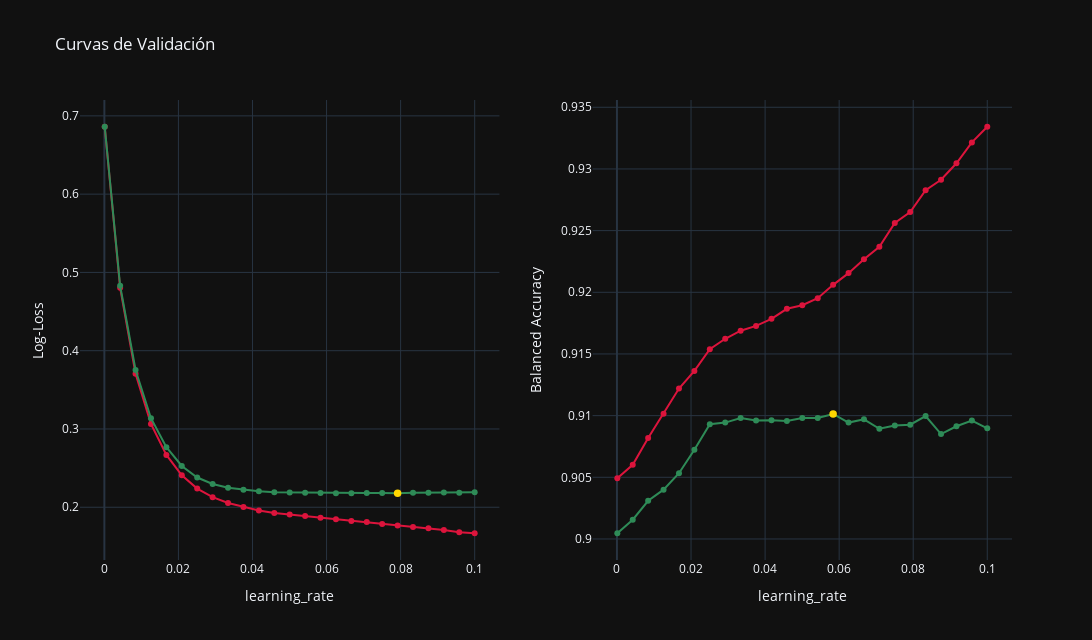
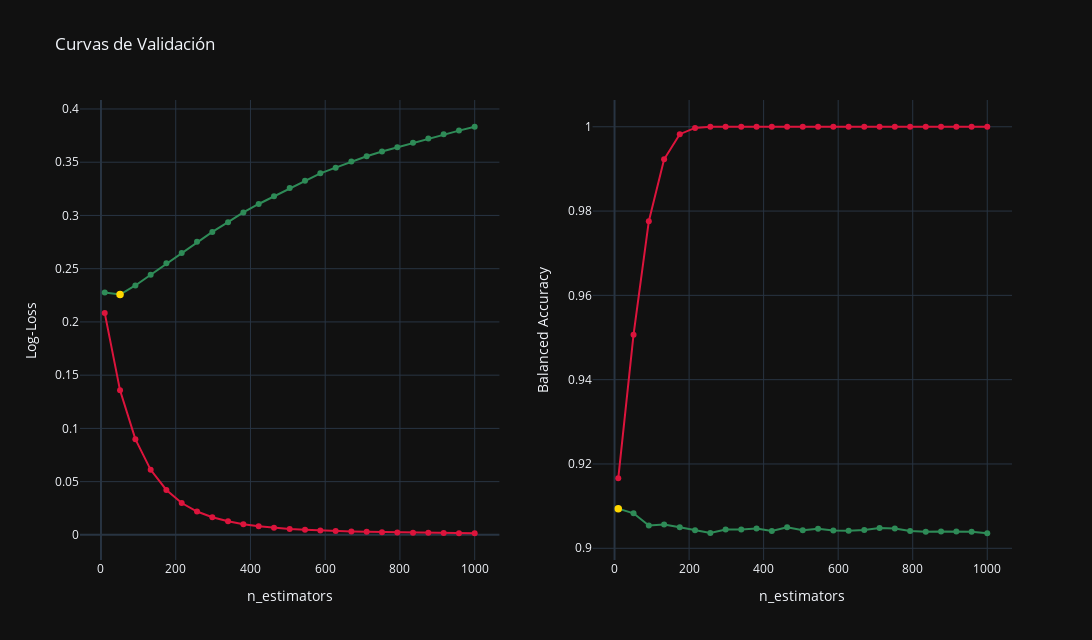
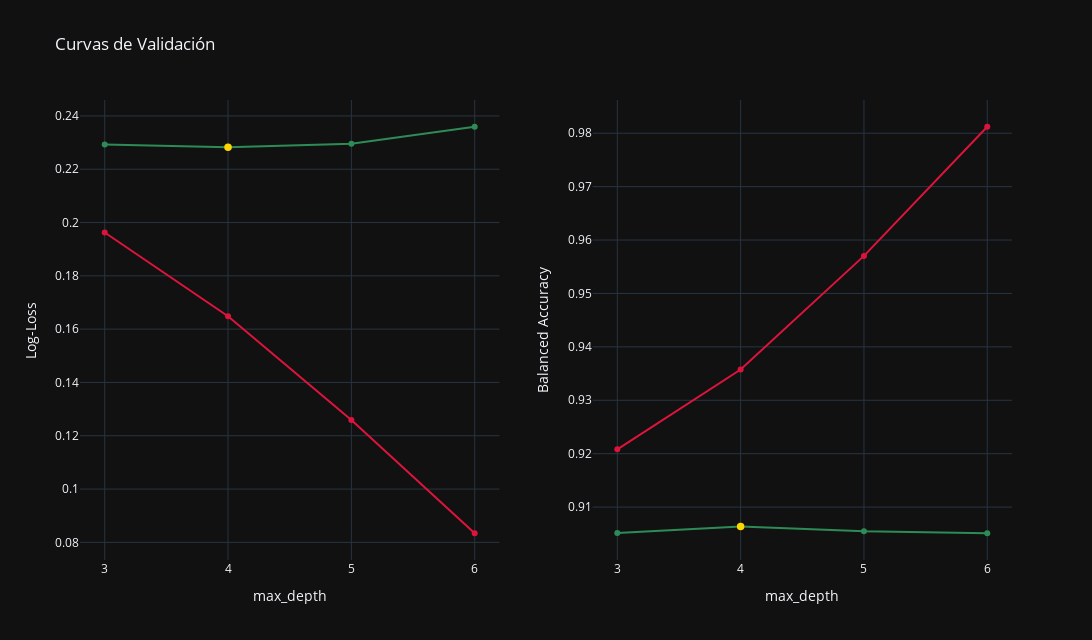
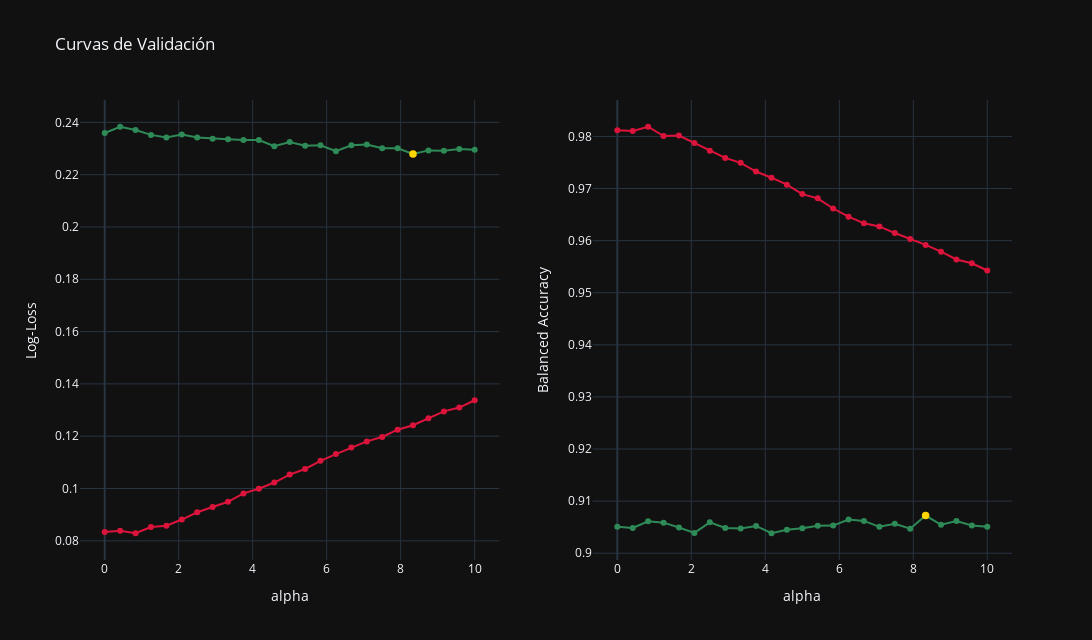

The cell these charts' notebook holds for them, in order:
### Code cell
# CURVAS DE VALIDACIÓN
# ==================================================
import numpy as np
import plotly.graph_objects as go
from plotly.subplots import make_subplots
from sklearn.datasets import make_classification
from sklearn.model_selection import cross_validate
from sklearn.metrics import make_scorer, log_loss
import xgboost as xgb

# Generar un conjunto de datos de clasificación sintético
X, y = make_classification(
    n_samples=30000, 
    n_features=20, 
    n_classes=2, 
    random_state=42
)

# Espacio de Hiperparámetros
valores_linealmente_separados = 25
hyperparameters = {
    'learning_rate': np.linspace(1e-4, 1e-1, valores_linealmente_separados),
    'n_estimators': np.linspace(10, 1000, valores_linealmente_separados, dtype=int),
    'max_depth': np.arange(3, 7, 1),
    'alpha': np.linspace(0, 10, valores_linealmente_separados),
    'gamma': np.linspace(1e-3, 1e-1, valores_linealmente_separados),
    'lambda': np.linspace(1e-4, 1e-1, valores_linealmente_separados), 
    'subsample': np.linspace(0.5, 0.9, valores_linealmente_separados), 
    'colsample_bytree': np.linspace(0.5, 0.9, valores_linealmente_separados)
}

# Diccionarios para almacenar los mejores valores de hiperparámetros
best_values_log_loss = dict()
best_values_balanced_acc = dict()

# Iterar sobre cada hiperparámetro para evaluar y graficar
for hp_name, hp_values in hyperparameters.items():
    # Resultados para log-loss y balanced accuracy
    results_log_loss = np.zeros((len(hp_values), 4))
    results_balanced_acc = np.zeros((len(hp_values), 4))

    # Evaluación del modelo
    for i, value in enumerate(hp_values):
        kwargs = {hp_name: value}
        model = xgb.XGBClassifier(
            eval_metric='logloss', 
            tree_method='gpu_hist', 
            **kwargs
        )
        
        # Validación cruzada
        cv_results = cross_validate(
            model, 
            X, 
            y, 
            cv=10,
            scoring={'log_loss': make_scorer(log_loss, greater_is_better=False, needs_proba=True), 
                     'balanced_acc': 'balanced_accuracy'}, return_train_score=True,
            n_jobs=-1
        )
        
        results_log_loss[i] = -np.mean(cv_results['train_log_loss']), np.std(cv_results['train_log_loss']), \
                              -np.mean(cv_results['test_log_loss']), np.std(cv_results['test_log_loss'])
                              
        results_balanced_acc[i] = np.mean(cv_results['train_balanced_acc']), np.std(cv_results['train_balanced_acc']), \
                                  np.mean(cv_results['test_balanced_acc']), np.std(cv_results['test_balanced_acc'])

    mean_train_log_loss, std_train_log_loss, mean_valid_log_loss, std_valid_log_loss = results_log_loss.T
    mean_train_balanced_acc, std_train_balanced_acc, mean_valid_balanced_acc, std_valid_balanced_acc = results_balanced_acc.T

    # Encontrar valores óptimos
    min_log_loss_index = np.argmin(mean_valid_log_loss)
    max_balanced_acc_index = np.argmax(mean_valid_balanced_acc)
    best_values_log_loss[hp_name] = hp_values[min_log_loss_index]
    best_values_balanced_acc[hp_name] = hp_values[max_balanced_acc_index]

    # Creación de subplots
    fig = make_subplots(rows=1, cols=2, horizontal_spacing=0.1)

    # Subplot 1: Log-Loss
    fig.add_trace(go.Scatter(x=hp_values, y=mean_train_log_loss, name='Train set', mode='lines+markers', line=dict(color='crimson'), showlegend=False), row=1, col=1)
    fig.add_trace(go.Scatter(x=hp_values, y=mean_valid_log_loss, name='Validation set', mode='lines+markers', line=dict(color='seagreen'), showlegend=False), row=1, col=1)
    fig.add_trace(go.Scatter(x=[hp_values[min_log_loss_index]], y=[mean_valid_log_loss[min_log_loss_index]], name='Optimal value', mode='markers', marker=dict(color='gold', size=7.5), showlegend=False), row=1, col=1)
    fig.select_legends()

    # Subplot 2: Balanced Accuracy
    fig.add_trace(go.Scatter(x=hp_values, y=mean_train_balanced_acc, name='Train set', mode='lines+markers', line=dict(color='crimson'), showlegend=False), row=1, col=2)
    fig.add_trace(go.Scatter(x=hp_values, y=mean_valid_balanced_acc, name='Validation set', mode='lines+markers', line=dict(color='seagreen'), showlegend=False), row=1, col=2)
    fig.add_trace(go.Scatter(x=[hp_values[max_balanced_acc_index]], y=[mean_valid_balanced_acc[max_balanced_acc_index]], name='Optimal value', mode='markers', marker=dict(color='gold', size=7.5), showlegend=False), row=1, col=2)

    # Actualizar configuración del layout
    fig.update_layout(title=f'Curvas de Validación', template='plotly_dark', width=1640, height=640)
    fig.update_xaxes(title_text=f'\n{hp_name}', row=1, col=1)
    fig.update_yaxes(title_text='Log-Loss\n', row=1, col=1)
    fig.update_xaxes(title_text=f'\n{hp_name}', row=1, col=2)
    fig.update_yaxes(title_text='Balanced Accuracy\n', row=1, col=2)

    fig.show()

### Figure 1 — Plotly figure (JSON) as saved in the notebook; plotly's stock layout.template omitted (floating-point values rounded to 4 significant figures)
{"data": [{"line": {"color": "crimson"}, "mode": "lines+markers", "name": "Train set", "showlegend": false, "type": "scatter", "x": [0.0001, 0.004263, 0.008425, 0.01259, 0.01675, 0.02091, 0.02508, 0.02924, 0.0334, 0.03756, 0.04173, 0.04589, 0.05005, 0.05421, 0.05838, 0.06254, 0.0667, 0.07086, 0.07503, 0.07919, 0.08335, 0.08751, 0.09168, 0.09584, 0.1], "xaxis": "x", "y": [0.686, 0.4804, 0.3705, 0.3064, 0.2669, 0.2408, 0.2238, 0.2129, 0.2055, 0.2004, 0.1959, 0.1927, 0.1907, 0.1888, 0.1865, 0.1848, 0.1826, 0.1813, 0.1785, 0.1767, 0.1748, 0.1731, 0.1711, 0.1682, 0.1668], "yaxis": "y"}, {"line": {"color": "seagreen"}, "mode": "lines+markers", "name": "Validation set", "showlegend": false, "type": "scatter", "x": [0.0001, 0.004263, 0.008425, 0.01259, 0.01675, 0.02091, 0.02508, 0.02924, 0.0334, 0.03756, 0.04173, 0.04589, 0.05005, 0.05421, 0.05838, 0.06254, 0.0667, 0.07086, 0.07503, 0.07919, 0.08335, 0.08751, 0.09168, 0.09584, 0.1], "xaxis": "x", "y": [0.6861, 0.483, 0.3754, 0.3138, 0.2767, 0.2527, 0.238, 0.2297, 0.2249, 0.2224, 0.2204, 0.2192, 0.219, 0.2186, 0.2181, 0.218, 0.2178, 0.2182, 0.2182, 0.2178, 0.2185, 0.2184, 0.2189, 0.2184, 0.2191], "yaxis": "y"}, {"marker": {"color": "gold", "size": 7.5}, "mode": "markers", "name": "Optimal value", "showlegend": false, "type": "scatter", "x": [0.07919], "xaxis": "x", "y": [0.2178], "yaxis": "y"}, {"line": {"color": "crimson"}, "mode": "lines+markers", "name": "Train set", "showlegend": false, "type": "scatter", "x": [0.0001, 0.004263, 0.008425, 0.01259, 0.01675, 0.02091, 0.02508, 0.02924, 0.0334, 0.03756, 0.04173, 0.04589, 0.05005, 0.05421, 0.05838, 0.06254, 0.0667, 0.07086, 0.07503, 0.07919, 0.08335, 0.08751, 0.09168, 0.09584, 0.1], "xaxis": "x2", "y": [0.9049, 0.906, 0.9082, 0.9102, 0.9122, 0.9136, 0.9154, 0.9162, 0.9169, 0.9173, 0.9178, 0.9187, 0.919, 0.9195, 0.9206, 0.9216, 0.9227, 0.9237, 0.9256, 0.9265, 0.9283, 0.9291, 0.9305, 0.9322, 0.9334], "yaxis": "y2"}, {"line": {"color": "seagreen"}, "mode": "lines+markers", "name": "Validation set", "showlegend": false, "type": "scatter", "x": [0.0001, 0.004263, 0.008425, 0.01259, 0.01675, 0.02091, 0.02508, 0.02924, 0.0334, 0.03756, 0.04173, 0.04589, 0.05005, 0.05421, 0.05838, 0.06254, 0.0667, 0.07086, 0.07503, 0.07919, 0.08335, 0.08751, 0.09168, 0.09584, 0.1], "xaxis": "x2", "y": [0.9005, 0.9016, 0.9031, 0.904, 0.9053, 0.9072, 0.9093, 0.9094, 0.9098, 0.9096, 0.9096, 0.9096, 0.9098, 0.9098, 0.9101, 0.9094, 0.9097, 0.9089, 0.9092, 0.9093, 0.91, 0.9085, 0.9091, 0.9096, 0.909], "yaxis": "y2"}, {"marker": {"color": "gold", "size": 7.5}, "mode": "markers", "name": "Optimal value", "showlegend": false, "type": "scatter", "x": [0.05838], "xaxis": "x2", "y": [0.9101], "yaxis": "y2"}], "layout": {"height": 640, "title": {"text": "Curvas de Validación"}, "width": 1640, "xaxis": {"anchor": "y", "domain": [0, 0.45], "title": {"text": "\nlearning_rate"}}, "xaxis2": {"anchor": "y2", "domain": [0.55, 1], "title": {"text": "\nlearning_rate"}}, "yaxis": {"anchor": "x", "domain": [0, 1], "title": {"text": "Log-Loss\n"}}, "yaxis2": {"anchor": "x2", "domain": [0, 1], "title": {"text": "Balanced Accuracy\n"}}}}

### Figure 2 — Plotly figure (JSON) as saved in the notebook; plotly's stock layout.template omitted (floating-point values rounded to 4 significant figures)
{"data": [{"line": {"color": "crimson"}, "mode": "lines+markers", "name": "Train set", "showlegend": false, "type": "scatter", "x": [10, 51, 92, 133, 175, 216, 257, 298, 340, 381, 422, 463, 505, 546, 587, 628, 670, 711, 752, 793, 835, 876, 917, 958, 1000], "xaxis": "x", "y": [0.2085, 0.1357, 0.0899, 0.06108, 0.04216, 0.0299, 0.02194, 0.01653, 0.01273, 0.01004, 0.008131, 0.006755, 0.005625, 0.004787, 0.00411, 0.003594, 0.003161, 0.002821, 0.002537, 0.002306, 0.002094, 0.001917, 0.001767, 0.001638, 0.001524], "yaxis": "y"}, {"line": {"color": "seagreen"}, "mode": "lines+markers", "name": "Validation set", "showlegend": false, "type": "scatter", "x": [10, 51, 92, 133, 175, 216, 257, 298, 340, 381, 422, 463, 505, 546, 587, 628, 670, 711, 752, 793, 835, 876, 917, 958, 1000], "xaxis": "x", "y": [0.2276, 0.2257, 0.2342, 0.2443, 0.255, 0.2648, 0.2752, 0.2845, 0.2937, 0.3028, 0.3108, 0.3179, 0.3257, 0.3325, 0.3396, 0.3449, 0.3506, 0.3556, 0.3601, 0.3641, 0.3683, 0.3723, 0.3761, 0.3797, 0.3833], "yaxis": "y"}, {"marker": {"color": "gold", "size": 7.5}, "mode": "markers", "name": "Optimal value", "showlegend": false, "type": "scatter", "x": [51], "xaxis": "x", "y": [0.2257], "yaxis": "y"}, {"line": {"color": "crimson"}, "mode": "lines+markers", "name": "Train set", "showlegend": false, "type": "scatter", "x": [10, 51, 92, 133, 175, 216, 257, 298, 340, 381, 422, 463, 505, 546, 587, 628, 670, 711, 752, 793, 835, 876, 917, 958, 1000], "xaxis": "x2", "y": [0.9166, 0.9507, 0.9776, 0.9923, 0.9982, 0.9997, 1.0, 1, 1, 1, 1, 1, 1, 1, 1, 1, 1, 1, 1, 1, 1, 1, 1, 1, 1], "yaxis": "y2"}, {"line": {"color": "seagreen"}, "mode": "lines+markers", "name": "Validation set", "showlegend": false, "type": "scatter", "x": [10, 51, 92, 133, 175, 216, 257, 298, 340, 381, 422, 463, 505, 546, 587, 628, 670, 711, 752, 793, 835, 876, 917, 958, 1000], "xaxis": "x2", "y": [0.9094, 0.9083, 0.9054, 0.9057, 0.905, 0.9043, 0.9036, 0.9045, 0.9045, 0.9047, 0.9041, 0.905, 0.9043, 0.9046, 0.9042, 0.9042, 0.9044, 0.9048, 0.9047, 0.9041, 0.9039, 0.904, 0.904, 0.9039, 0.9036], "yaxis": "y2"}, {"marker": {"color": "gold", "size": 7.5}, "mode": "markers", "name": "Optimal value", "showlegend": false, "type": "scatter", "x": [10], "xaxis": "x2", "y": [0.9094], "yaxis": "y2"}], "layout": {"height": 640, "title": {"text": "Curvas de Validación"}, "width": 1640, "xaxis": {"anchor": "y", "domain": [0, 0.45], "title": {"text": "\nn_estimators"}}, "xaxis2": {"anchor": "y2", "domain": [0.55, 1], "title": {"text": "\nn_estimators"}}, "yaxis": {"anchor": "x", "domain": [0, 1], "title": {"text": "Log-Loss\n"}}, "yaxis2": {"anchor": "x2", "domain": [0, 1], "title": {"text": "Balanced Accuracy\n"}}}}

### Figure 3 — Plotly figure (JSON) as saved in the notebook; plotly's stock layout.template omitted (floating-point values rounded to 4 significant figures)
{"data": [{"line": {"color": "crimson"}, "mode": "lines+markers", "name": "Train set", "showlegend": false, "type": "scatter", "x": [3, 4, 5, 6], "xaxis": "x", "y": [0.1963, 0.1649, 0.1259, 0.08341], "yaxis": "y"}, {"line": {"color": "seagreen"}, "mode": "lines+markers", "name": "Validation set", "showlegend": false, "type": "scatter", "x": [3, 4, 5, 6], "xaxis": "x", "y": [0.2293, 0.2282, 0.2296, 0.2359], "yaxis": "y"}, {"marker": {"color": "gold", "size": 7.5}, "mode": "markers", "name": "Optimal value", "showlegend": false, "type": "scatter", "x": [4], "xaxis": "x", "y": [0.2282], "yaxis": "y"}, {"line": {"color": "crimson"}, "mode": "lines+markers", "name": "Train set", "showlegend": false, "type": "scatter", "x": [3, 4, 5, 6], "xaxis": "x2", "y": [0.9208, 0.9358, 0.957, 0.9812], "yaxis": "y2"}, {"line": {"color": "seagreen"}, "mode": "lines+markers", "name": "Validation set", "showlegend": false, "type": "scatter", "x": [3, 4, 5, 6], "xaxis": "x2", "y": [0.9052, 0.9064, 0.9055, 0.9051], "yaxis": "y2"}, {"marker": {"color": "gold", "size": 7.5}, "mode": "markers", "name": "Optimal value", "showlegend": false, "type": "scatter", "x": [4], "xaxis": "x2", "y": [0.9064], "yaxis": "y2"}], "layout": {"height": 640, "title": {"text": "Curvas de Validación"}, "width": 1640, "xaxis": {"anchor": "y", "domain": [0, 0.45], "title": {"text": "\nmax_depth"}}, "xaxis2": {"anchor": "y2", "domain": [0.55, 1], "title": {"text": "\nmax_depth"}}, "yaxis": {"anchor": "x", "domain": [0, 1], "title": {"text": "Log-Loss\n"}}, "yaxis2": {"anchor": "x2", "domain": [0, 1], "title": {"text": "Balanced Accuracy\n"}}}}

### Figure 4 — Plotly figure (JSON) as saved in the notebook; plotly's stock layout.template omitted (floating-point values rounded to 4 significant figures)
{"data": [{"line": {"color": "crimson"}, "mode": "lines+markers", "name": "Train set", "showlegend": false, "type": "scatter", "x": [0, 0.4167, 0.8333, 1.25, 1.667, 2.083, 2.5, 2.917, 3.333, 3.75, 4.167, 4.583, 5, 5.417, 5.833, 6.25, 6.667, 7.083, 7.5, 7.917, 8.333, 8.75, 9.167, 9.583, 10], "xaxis": "x", "y": [0.08341, 0.08389, 0.0829, 0.08526, 0.08577, 0.08813, 0.09092, 0.09292, 0.09493, 0.09813, 0.09992, 0.1023, 0.1053, 0.1075, 0.1106, 0.1132, 0.1157, 0.118, 0.1197, 0.1225, 0.1242, 0.1268, 0.1295, 0.131, 0.1337], "yaxis": "y"}, {"line": {"color": "seagreen"}, "mode": "lines+markers", "name": "Validation set", "showlegend": false, "type": "scatter", "x": [0, 0.4167, 0.8333, 1.25, 1.667, 2.083, 2.5, 2.917, 3.333, 3.75, 4.167, 4.583, 5, 5.417, 5.833, 6.25, 6.667, 7.083, 7.5, 7.917, 8.333, 8.75, 9.167, 9.583, 10], "xaxis": "x", "y": [0.2359, 0.2383, 0.2371, 0.2352, 0.2342, 0.2353, 0.2342, 0.2337, 0.2335, 0.2333, 0.2332, 0.2309, 0.2325, 0.231, 0.2313, 0.2289, 0.2312, 0.2315, 0.2301, 0.2301, 0.2279, 0.2293, 0.2292, 0.2299, 0.2296], "yaxis": "y"}, {"marker": {"color": "gold", "size": 7.5}, "mode": "markers", "name": "Optimal value", "showlegend": false, "type": "scatter", "x": [8.333], "xaxis": "x", "y": [0.2279], "yaxis": "y"}, {"line": {"color": "crimson"}, "mode": "lines+markers", "name": "Train set", "showlegend": false, "type": "scatter", "x": [0, 0.4167, 0.8333, 1.25, 1.667, 2.083, 2.5, 2.917, 3.333, 3.75, 4.167, 4.583, 5, 5.417, 5.833, 6.25, 6.667, 7.083, 7.5, 7.917, 8.333, 8.75, 9.167, 9.583, 10], "xaxis": "x2", "y": [0.9812, 0.981, 0.9819, 0.9801, 0.9802, 0.9788, 0.9773, 0.9759, 0.9749, 0.9733, 0.9721, 0.9707, 0.9689, 0.9681, 0.9662, 0.9646, 0.9633, 0.9627, 0.9615, 0.9603, 0.9592, 0.9579, 0.9564, 0.9557, 0.9543], "yaxis": "y2"}, {"line": {"color": "seagreen"}, "mode": "lines+markers", "name": "Validation set", "showlegend": false, "type": "scatter", "x": [0, 0.4167, 0.8333, 1.25, 1.667, 2.083, 2.5, 2.917, 3.333, 3.75, 4.167, 4.583, 5, 5.417, 5.833, 6.25, 6.667, 7.083, 7.5, 7.917, 8.333, 8.75, 9.167, 9.583, 10], "xaxis": "x2", "y": [0.9051, 0.9048, 0.9061, 0.9059, 0.9049, 0.9039, 0.9059, 0.9048, 0.9047, 0.9052, 0.9038, 0.9045, 0.9048, 0.9053, 0.9053, 0.9065, 0.9062, 0.9051, 0.9056, 0.9047, 0.9072, 0.9055, 0.9062, 0.9053, 0.9051], "yaxis": "y2"}, {"marker": {"color": "gold", "size": 7.5}, "mode": "markers", "name": "Optimal value", "showlegend": false, "type": "scatter", "x": [8.333], "xaxis": "x2", "y": [0.9072], "yaxis": "y2"}], "layout": {"height": 640, "title": {"text": "Curvas de Validación"}, "width": 1640, "xaxis": {"anchor": "y", "domain": [0, 0.45], "title": {"text": "\nalpha"}}, "xaxis2": {"anchor": "y2", "domain": [0.55, 1], "title": {"text": "\nalpha"}}, "yaxis": {"anchor": "x", "domain": [0, 1], "title": {"text": "Log-Loss\n"}}, "yaxis2": {"anchor": "x2", "domain": [0, 1], "title": {"text": "Balanced Accuracy\n"}}}}
